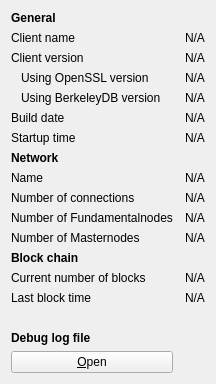
     <widget class="QWidget" name="tab_info">
      <attribute name="title">
       <string>&amp;Information</string>
      </attribute>
      <layout class="QGridLayout" name="gridLayout" columnstretch="0,0">
       <property name="horizontalSpacing">
        <number>12</number>
       </property>
       <item row="0" column="0">
        <widget class="QLabel" name="generalHeader">
         <property name="font">
          <font>
           <weight>75</weight>
           <bold>true</bold>
          </font>
         </property>
         <property name="text">
          <string>General</string>
         </property>
        </widget>
       </item>
       <item row="1" column="0">
        <widget class="QLabel" name="clientNameLabel">
         <property name="text">
          <string>Client name</string>
         </property>
        </widget>
       </item>
       <item row="1" column="1">
        <widget class="QLabel" name="clientName">
         <property name="cursor">
          <cursorShape>IBeamCursor</cursorShape>
         </property>
         <property name="text">
          <string>N/A</string>
         </property>
         <property name="textFormat">
          <enum>Qt::PlainText</enum>
         </property>
         <property name="textInteractionFlags">
          <set>Qt::LinksAccessibleByMouse|Qt::TextSelectableByKeyboard|Qt::TextSelectableByMouse</set>
         </property>
        </widget>
       </item>
       <item row="2" column="0">
        <widget class="QLabel" name="clientVersionLabel">
         <property name="text">
          <string>Client version</string>
         </property>
        </widget>
       </item>
       <item row="2" column="1">
        <widget class="QLabel" name="clientVersion">
         <property name="cursor">
          <cursorShape>IBeamCursor</cursorShape>
         </property>
         <property name="text">
          <string>N/A</string>
         </property>
         <property name="textFormat">
          <enum>Qt::PlainText</enum>
         </property>
         <property name="textInteractionFlags">
          <set>Qt::LinksAccessibleByMouse|Qt::TextSelectableByKeyboard|Qt::TextSelectableByMouse</set>
         </property>
        </widget>
       </item>
       <item row="3" column="0">
        <widget class="QLabel" name="openSSLVersionLabel">
         <property name="text">
          <string>Using OpenSSL version</string>
         </property>
         <property name="indent">
          <number>10</number>
         </property>
        </widget>
       </item>
       <item row="3" column="1">
        <widget class="QLabel" name="openSSLVersion">
         <property name="cursor">
          <cursorShape>IBeamCursor</cursorShape>
         </property>
         <property name="text">
          <string>N/A</string>
         </property>
         <property name="textFormat">
          <enum>Qt::PlainText</enum>
         </property>
         <property name="textInteractionFlags">
          <set>Qt::LinksAccessibleByMouse|Qt::TextSelectableByKeyboard|Qt::TextSelectableByMouse</set>
         </property>
        </widget>
       </item>
       <item row="4" column="0">
        <widget class="QLabel" name="berkeleyDBVersionLabel">
         <property name="text">
          <string>Using BerkeleyDB version</string>
         </property>
         <property name="indent">
          <number>10</number>
         </property>
        </widget>
       </item>
       <item row="4" column="1">
        <widget class="QLabel" name="berkeleyDBVersion">
         <property name="cursor">
          <cursorShape>IBeamCursor</cursorShape>
         </property>
         <property name="text">
          <string>N/A</string>
         </property>
         <property name="textFormat">
          <enum>Qt::PlainText</enum>
         </property>
         <property name="textInteractionFlags">
          <set>Qt::LinksAccessibleByMouse|Qt::TextSelectableByKeyboard|Qt::TextSelectableByMouse</set>
         </property>
        </widget>
       </item>
       <item row="5" column="0">
        <widget class="QLabel" name="buildDateLabel">
         <property name="text">
          <string>Build date</string>
         </property>
        </widget>
       </item>
       <item row="5" column="1">
        <widget class="QLabel" name="buildDate">
         <property name="cursor">
          <cursorShape>IBeamCursor</cursorShape>
         </property>
         <property name="text">
          <string>N/A</string>
         </property>
         <property name="textFormat">
          <enum>Qt::PlainText</enum>
         </property>
         <property name="textInteractionFlags">
          <set>Qt::LinksAccessibleByMouse|Qt::TextSelectableByKeyboard|Qt::TextSelectableByMouse</set>
         </property>
        </widget>
       </item>
       <item row="6" column="0">
        <widget class="QLabel" name="startupTimeLabel">
         <property name="text">
          <string>Startup time</string>
         </property>
        </widget>
       </item>
       <item row="6" column="1">
        <widget class="QLabel" name="startupTime">
         <property name="cursor">
          <cursorShape>IBeamCursor</cursorShape>
         </property>
         <property name="text">
          <string>N/A</string>
         </property>
         <property name="textFormat">
          <enum>Qt::PlainText</enum>
         </property>
         <property name="textInteractionFlags">
          <set>Qt::LinksAccessibleByMouse|Qt::TextSelectableByKeyboard|Qt::TextSelectableByMouse</set>
         </property>
        </widget>
       </item>
       <item row="7" column="0">
        <widget class="QLabel" name="networkHeader">
         <property name="font">
          <font>
           <weight>75</weight>
           <bold>true</bold>
          </font>
         </property>
         <property name="text">
          <string>Network</string>
         </property>
        </widget>
       </item>
       <item row="8" column="0">
        <widget class="QLabel" name="networkNameLabel">
         <property name="text">
          <string>Name</string>
         </property>
        </widget>
       </item>
       <item row="8" column="1">
        <widget class="QLabel" name="networkName">
         <property name="cursor">
          <cursorShape>IBeamCursor</cursorShape>
         </property>
         <property name="text">
          <string>N/A</string>
         </property>
         <property name="textFormat">
          <enum>Qt::PlainText</enum>
         </property>
         <property name="textInteractionFlags">
          <set>Qt::LinksAccessibleByMouse|Qt::TextSelectableByKeyboard|Qt::TextSelectableByMouse</set>
         </property>
        </widget>
       </item>
       <item row="9" column="0">
        <widget class="QLabel" name="numberOfConnectionsLabel">
         <property name="text">
          <string>Number of connections</string>
         </property>
        </widget>
       </item>
       <item row="9" column="1">
        <widget class="QLabel" name="numberOfConnections">
         <property name="cursor">
          <cursorShape>IBeamCursor</cursorShape>
         </property>
         <property name="text">
          <string>N/A</string>
         </property>
         <property name="textFormat">
          <enum>Qt::PlainText</enum>
         </property>
         <property name="textInteractionFlags">
          <set>Qt::LinksAccessibleByMouse|Qt::TextSelectableByKeyboard|Qt::TextSelectableByMouse</set>
         </property>
        </widget>
       </item>
       <item row="10" column="0">
        <widget class="QLabel" name="fundamentalnodeCountLabel">
         <property name="text">
          <string>Number of Fundamentalnodes</string>
         </property>
        </widget>
       </item>
       <item row="10" column="1">
        <widget class="QLabel" name="fundamentalnodeCount">
         <property name="cursor">
          <cursorShape>IBeamCursor</cursorShape>
         </property>
         <property name="text">
          <string>N/A</string>
         </property>
         <property name="textFormat">
          <enum>Qt::PlainText</enum>
         </property>
         <property name="textInteractionFlags">
          <set>Qt::LinksAccessibleByMouse|Qt::TextSelectableByKeyboard|Qt::TextSelectableByMouse</set>
         </property>
        </widget>
       </item>
       <item row="11" column="0">
        <widget class="QLabel" name="masternodeCountLabel">
         <property name="text">
          <string>Number of Masternodes</string>
         </property>
        </widget>
       </item>
       <item row="11" column="1">
        <widget class="QLabel" name="masternodeCount">
         <property name="cursor">
          <cursorShape>IBeamCursor</cursorShape>
         </property>
         <property name="text">
          <string>N/A</string>
         </property>
         <property name="textFormat">
          <enum>Qt::PlainText</enum>
         </property>
         <property name="textInteractionFlags">
          <set>Qt::LinksAccessibleByMouse|Qt::TextSelectableByKeyboard|Qt::TextSelectableByMouse</set>
         </property>
        </widget>
       </item> 
       <item row="12" column="0">
        <widget class="QLabel" name="blockchainHeader">
         <property name="font">
          <font>
           <weight>75</weight>
           <bold>true</bold>
          </font>
         </property>
         <property name="text">
          <string>Block chain</string>
         </property>
        </widget>
       </item>
       <item row="13" column="0">
        <widget class="QLabel" name="numberOfBlocksLabel">
         <property name="text">
          <string>Current number of blocks</string>
         </property>
        </widget>
       </item>
       <item row="13" column="1">
        <widget class="QLabel" name="numberOfBlocks">
         <property name="cursor">
          <cursorShape>IBeamCursor</cursorShape>
         </property>
         <property name="text">
          <string>N/A</string>
         </property>
         <property name="textFormat">
          <enum>Qt::PlainText</enum>
         </property>
         <property name="textInteractionFlags">
          <set>Qt::LinksAccessibleByMouse|Qt::TextSelectableByKeyboard|Qt::TextSelectableByMouse</set>
         </property>
        </widget>
       </item>
       <item row="14" column="0">
        <widget class="QLabel" name="lastBlockTimeLabel">
         <property name="text">
          <string>Last block time</string>
         </property>
        </widget>
       </item>
       <item row="14" column="1">
        <widget class="QLabel" name="lastBlockTime">
         <property name="cursor">
          <cursorShape>IBeamCursor</cursorShape>
         </property>
         <property name="text">
          <string>N/A</string>
         </property>
         <property name="textFormat">
          <enum>Qt::PlainText</enum>
         </property>
         <property name="textInteractionFlags">
          <set>Qt::LinksAccessibleByMouse|Qt::TextSelectableByKeyboard|Qt::TextSelectableByMouse</set>
         </property>
        </widget>
       </item>
       <item row="15" column="0">
        <spacer name="verticalSpacer_2">
         <property name="orientation">
          <enum>Qt::Vertical</enum>
         </property>
         <property name="sizeHint" stdset="0">
          <size>
           <width>20</width>
           <height>20</height>
          </size>
         </property>
        </spacer>
       </item>
       <item row="16" column="0">
        <widget class="QLabel" name="debugLogFileHeader">
         <property name="font">
          <font>
           <weight>75</weight>
           <bold>true</bold>
          </font>
         </property>
         <property name="text">
          <string>Debug log file</string>
         </property>
        </widget>
       </item>
       <item row="17" column="0">
        <widget class="QPushButton" name="openDebugLogfileButton">
         <property name="toolTip">
          <string>Open the VITAE debug log file from the current data directory. This can take a few seconds for large log files.</string>
         </property>
         <property name="text">
          <string>&amp;Open</string>
         </property>
         <property name="autoDefault">
          <bool>false</bool>
         </property>
        </widget>
       </item>
      </layout>
     </widget>
